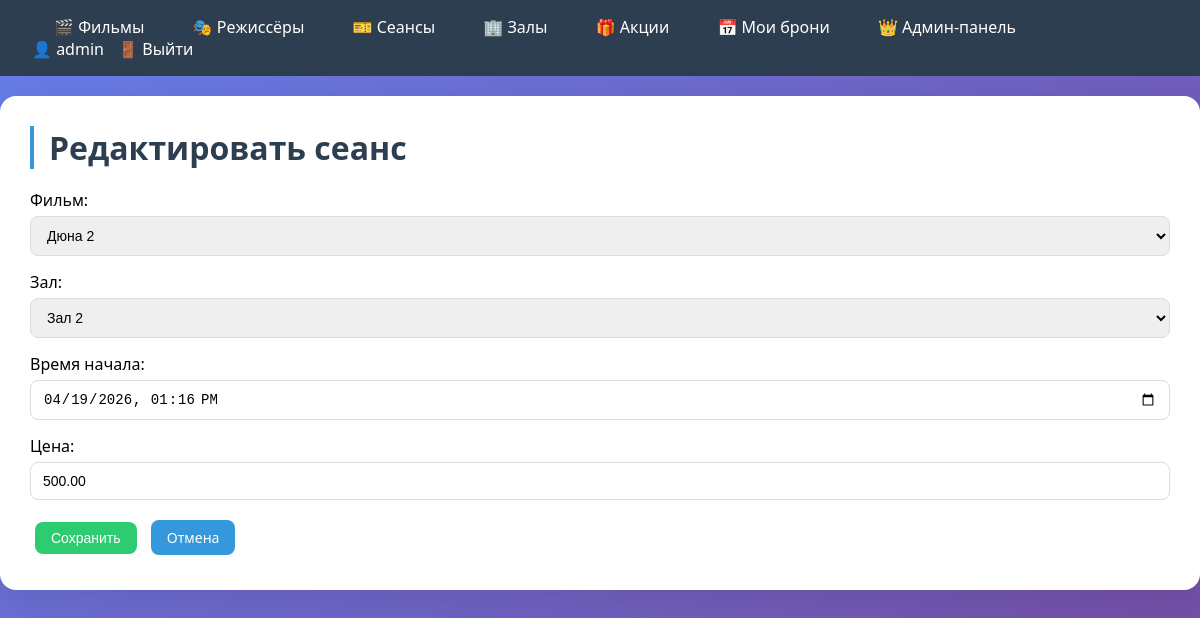
The page /sessions/11/edit/ (signed in) on the database its author committed.
### cinema/models.py (models this page shows, shortened)
class User(AbstractUser):
    birth_date = models.DateField('Дата рождения', null=True, blank=True)
    groups = models.ManyToManyField(
        'auth.Group',
        verbose_name='groups',
        blank=True,
        help_text='The groups this user belongs to.',
        related_name='cinema_user_set',
        related_query_name='cinema_user',
    )
    user_permissions = models.ManyToManyField(
        'auth.Permission',
        verbose_name='user permissions',
        blank=True,
        help_text='Specific permissions for this user.',
        related_name='cinema_user_set',
        related_query_name='cinema_user',
    )
    class Meta:
        verbose_name = 'Пользователь'
        verbose_name_plural = 'Пользователи'
        swappable = 'AUTH_USER_MODEL'

class Session(models.Model):
    movie = models.ForeignKey(Movie, on_delete=models.CASCADE, verbose_name='Фильм', related_name='sessions')
    hall = models.ForeignKey(Hall, on_delete=models.CASCADE, verbose_name='Зал', related_name='sessions')
    start_time = models.DateTimeField('Время начала')
    price = models.DecimalField('Цена', max_digits=8, decimal_places=2)
    class Meta:
        verbose_name = 'Сеанс'
        verbose_name_plural = 'Сеансы'

### cinema/views.py (the view)
# urls.py: path('sessions/<int:pk>/edit/', views.session_edit, name='session_edit'),
@login_required
@user_passes_test(is_admin)
def session_edit(request, pk):
    session = get_object_or_404(Session, pk=pk)
    if request.method == 'POST':
        form = SessionForm(request.POST, instance=session)
        if form.is_valid():
            form.save()
            return redirect('session_list')
    else:
        form = SessionForm(instance=session)
    return render(request, 'cinema/session_form.html', {'form': form, 'title': 'Редактировать сеанс'})

### cinema/forms.py
class SessionForm(forms.ModelForm):
    class Meta:
        model = Session
        fields = ['movie', 'hall', 'start_time', 'price']
        widgets = {
            'start_time': forms.DateTimeInput(attrs={'type': 'datetime-local'}),
        }

### cinema/models.py (called while the page is built)
    def __str__(self):
        return self.title

    def __str__(self):
        return f'Зал {self.number}'

### cinema/views.py (called while the page is built)
def is_admin(user):
    return user.is_staff or user.is_superuser

### cinema/templates/cinema/session_form.html (shortened to what this page needs)
{% extends 'cinema/base.html' %}
{% block content %}
<h1>{{ title }}</h1>
<form method="post">
    {{ form.as_p }}
    <button type="submit" class="btn btn-success">Сохранить</button>
    <a href="{% url 'session_list' %}" class="btn">Отмена</a>
</form>
{% endblock %}

### cinema/templates/cinema/base.html (shortened to what this page needs)
{% load static %}
<!DOCTYPE html>
<html lang="ru">
<head>
    <link rel="stylesheet" href="{% static 'cinema/style.css' %}">
</head>
<body>
    <nav>
        <div>
            <a href="{% url 'movie_list' %}">🎬 Фильмы</a>
            <a href="{% url 'director_list' %}">🎭 Режиссёры</a>
            <a href="{% url 'session_list' %}">🎫 Сеансы</a>
            <a href="{% url 'hall_list' %}">🏢 Залы</a>
            <a href="{% url 'promotion_list' %}">🎁 Акции</a>
            {% if user.is_authenticated %}
                <a href="{% url 'my_bookings' %}">📅 Мои брони</a>
            {% endif %}
            {% if user.is_staff %}
                <a href="{% url 'admin_panel' %}">👑 Админ-панель</a>
            {% endif %}
        </div>
        <div>
            {% if user.is_authenticated %}
                <span>👤 {{ user.username }}</span>
                <form method="post" action="{% url 'logout' %}" style="display: inline;">
                    <button type="submit">🚪 Выйти</button>
                </form>
            {% else %}
                <a href="{% url 'login' %}">🔐 Вход</a>
                <a href="{% url 'register' %}">📝 Регистрация</a>
            {% endif %}
        </div>
    </nav>
    <div class="container">
        {% block content %}{% endblock %}
    </div>
</body>
</html>

### cinema/static/cinema/style.css (style rules this page uses)
* { margin: 0; padding: 0; box-sizing: border-box; }
body { font-family: Arial, sans-serif; background: #f5f5f5; }
nav { background: #2c3e50; color: white; padding: 1rem 2rem; display: flex; justify-content: space-between; align-items: center; flex-wrap: wrap; }
nav a { color: white; text-decoration: none; margin: 0 10px; }
nav button { background: none; border: none; color: white; cursor: pointer; font: inherit; margin: 0 10px; }
.container { max-width: 1200px; margin: 20px auto; padding: 20px; background: white; border-radius: 8px; box-shadow: 0 0 10px rgba(0, 0, 0, 0.1); }
h1 { margin-bottom: 20px; color: #2c3e50; }
.btn { display: inline-block; padding: 8px 16px; background: #3498db; color: white; text-decoration: none; border-radius: 4px; margin: 5px; border: none; cursor: pointer; font-size: 14px; }
.btn-success { background: #2ecc71; }
form input, form textarea, form select { width: 100%; padding: 8px; margin: 5px 0 15px; border: 1px solid #ddd; border-radius: 4px; }
a { text-decoration: none !important; }
.btn { text-decoration: none !important; }
body { font-family: 'Segoe UI', Tahoma, Geneva, Verdana, sans-serif; background: linear-gradient(135deg, #667eea 0%, #764ba2 100%); min-height: 100vh; }
a { text-decoration: none; color: #3498db; transition: all 0.3s ease; position: relative; }
nav a { color: white; font-weight: 500; padding: 8px 12px; border-radius: 8px; transition: all 0.3s ease; }
.container { max-width: 1200px; margin: 20px auto; padding: 30px; background: white; border-radius: 16px; box-shadow: 0 10px 40px rgba(0, 0, 0, 0.1); }
h1 { font-size: 2rem; color: #2c3e50; margin-bottom: 20px; border-left: 4px solid #3498db; padding-left: 15px; }
.btn { display: inline-block; padding: 8px 16px; border-radius: 8px; font-size: 14px; font-weight: 500; text-align: center; cursor: pointer; transition: all 0.3s ease; border: none; background: #3498db; color: white; }
form input, form textarea, form select { width: 100%; padding: 10px 12px; margin: 5px 0 15px; border: 1px solid #ddd; border-radius: 8px; font-size: 14px; transition: all 0.3s ease; }

### rows shown on the page
User: username "admin"
Session: movie "Дюна 2", hall "Зал 2", start_time "04/19/2026 13:16", price "500.00"

### other values the page prints
{{ title }} "Редактировать сеанс"
